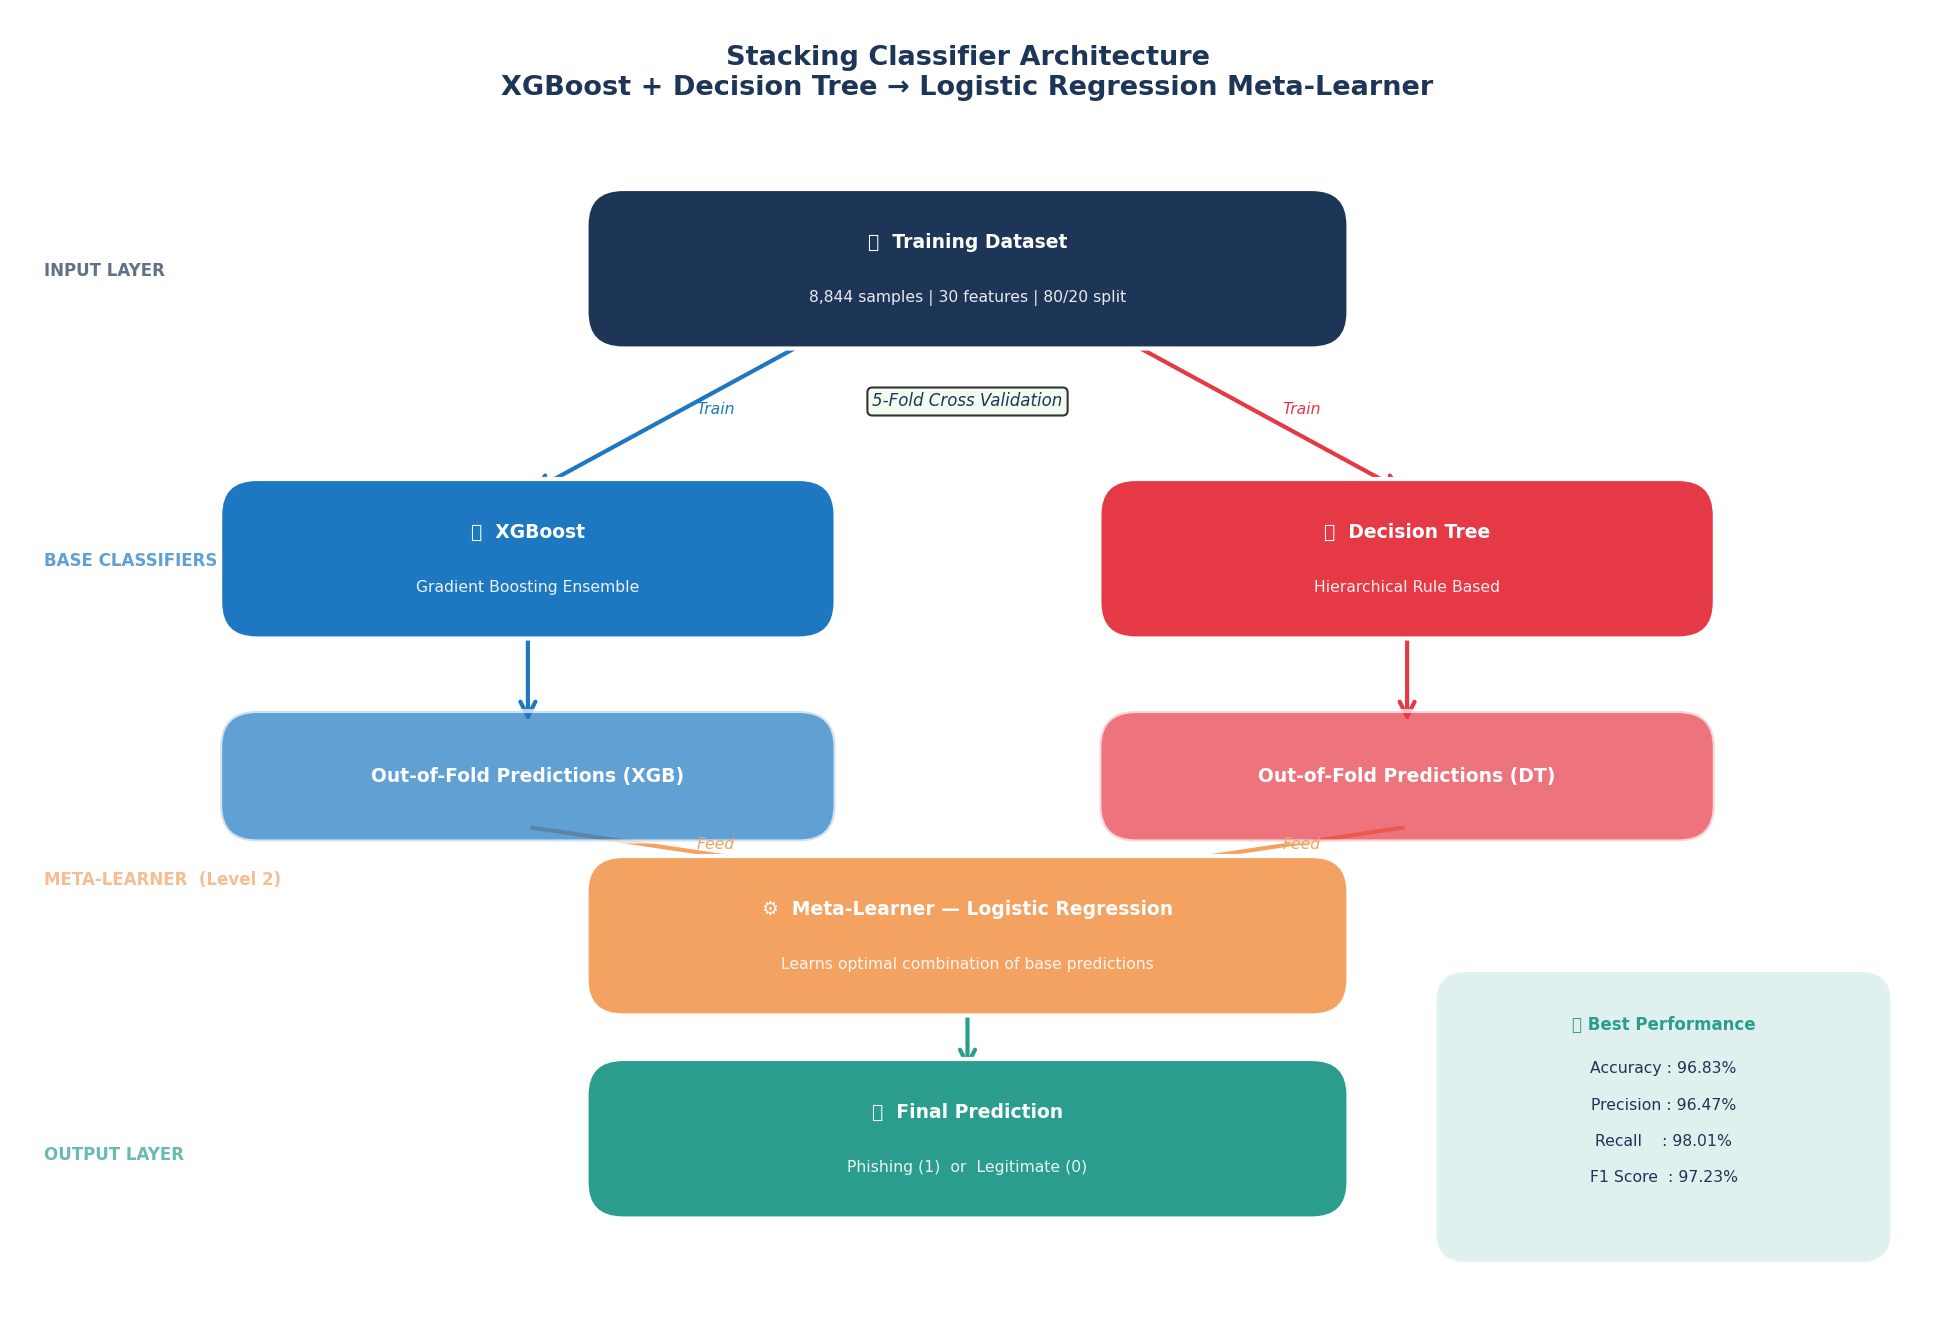

The Python source for this figure:
import matplotlib.pyplot as plt
from matplotlib.patches import FancyBboxPatch
import warnings
warnings.filterwarnings('ignore')

fig, ax = plt.subplots(figsize=(13, 9))
ax.set_xlim(0, 13)
ax.set_ylim(0, 9)
ax.axis('off')

C_DARK   = '#1D3557'
C_BLUE   = '#1D78C1'
C_RED    = '#E63946'
C_GREEN  = '#2A9D8F'
C_ORANGE = '#F4A261'

ax.text(6.5, 8.6, 'Stacking Classifier Architecture\nXGBoost + Decision Tree → Logistic Regression Meta-Learner',
        ha='center', va='center', fontsize=13,
        fontweight='bold', color=C_DARK)

def draw_box(ax, x, y, w, h, color, title, subtitle='', alpha=1.0):
    box = FancyBboxPatch((x, y), w, h,
                          boxstyle="round,pad=0.1,rounding_size=0.25",
                          facecolor=color, edgecolor='white',
                          linewidth=2, zorder=3, alpha=alpha)
    ax.add_patch(box)
    if subtitle:
        ax.text(x+w/2, y+h/2+0.18, title, ha='center', va='center',
                fontsize=9, fontweight='bold', color='white', zorder=4)
        ax.text(x+w/2, y+h/2-0.2, subtitle, ha='center', va='center',
                fontsize=7.5, color='white', alpha=0.9, zorder=4)
    else:
        ax.text(x+w/2, y+h/2, title, ha='center', va='center',
                fontsize=9, fontweight='bold', color='white', zorder=4)

def arrow(ax, x1, y1, x2, y2, color=C_DARK, label=''):
    ax.annotate('', xy=(x2, y2), xytext=(x1, y1),
                arrowprops=dict(arrowstyle='->', color=color,
                                lw=2.0, mutation_scale=18), zorder=2)
    if label:
        ax.text((x1+x2)/2 + 0.15, (y1+y2)/2,
                label, fontsize=7.5, color=color, fontstyle='italic')

# ── Layer labels ─────────────────────────────────────────────
for y, label, color in [(7.2, 'INPUT LAYER', C_DARK),
                         (5.2, 'BASE CLASSIFIERS  (Level 1)', C_BLUE),
                         (3.0, 'META-LEARNER  (Level 2)', C_ORANGE),
                         (1.1, 'OUTPUT LAYER', C_GREEN)]:
    ax.text(0.2, y, label, fontsize=8, fontweight='bold',
            color=color, alpha=0.7, rotation=0)

# Input
draw_box(ax, 4.0, 6.8, 5.0, 0.9, C_DARK,
         '📁  Training Dataset',
         '8,844 samples | 30 features | 80/20 split')

# 5-fold CV label
ax.text(6.5, 6.3, '5-Fold Cross Validation', ha='center',
        fontsize=8, color=C_DARK, fontstyle='italic',
        bbox=dict(boxstyle='round', facecolor='#F1FAEE', alpha=0.8))

# Base classifiers
draw_box(ax, 1.5, 4.8, 4.0, 0.9, C_BLUE,
         '🤖  XGBoost',
         'Gradient Boosting Ensemble')
draw_box(ax, 7.5, 4.8, 4.0, 0.9, C_RED,
         '🌳  Decision Tree',
         'Hierarchical Rule Based')

# Arrows from input to base classifiers
arrow(ax, 5.5, 6.8, 3.5, 5.7, C_BLUE,  'Train')
arrow(ax, 7.5, 6.8, 9.5, 5.7, C_RED,   'Train')

# Out of fold predictions
draw_box(ax, 1.5, 3.4, 4.0, 0.7, C_BLUE,
         'Out-of-Fold Predictions (XGB)', alpha=0.7)
draw_box(ax, 7.5, 3.4, 4.0, 0.7, C_RED,
         'Out-of-Fold Predictions (DT)',  alpha=0.7)

arrow(ax, 3.5, 4.8, 3.5, 4.1, C_BLUE)
arrow(ax, 9.5, 4.8, 9.5, 4.1, C_RED)

# Meta learner
draw_box(ax, 4.0, 2.2, 5.0, 0.9, C_ORANGE,
         '⚙️  Meta-Learner — Logistic Regression',
         'Learns optimal combination of base predictions')

arrow(ax, 3.5, 3.4, 5.5, 3.1, C_ORANGE, 'Feed')
arrow(ax, 9.5, 3.4, 7.5, 3.1, C_ORANGE, 'Feed')

# Final output
draw_box(ax, 4.0, 0.8, 5.0, 0.9, C_GREEN,
         '✅  Final Prediction',
         'Phishing (1)  or  Legitimate (0)')

arrow(ax, 6.5, 2.2, 6.5, 1.7, C_GREEN)

# Performance box
perf = FancyBboxPatch((9.8, 0.5), 2.9, 1.8,
                       boxstyle="round,pad=0.1,rounding_size=0.2",
                       facecolor=C_GREEN, edgecolor='white',
                       linewidth=1.5, alpha=0.15)
ax.add_patch(perf)
ax.text(11.25, 2.0, '🏆 Best Performance',
        ha='center', fontsize=8, fontweight='bold', color=C_GREEN)
ax.text(11.25, 1.7, 'Accuracy : 96.83%', ha='center', fontsize=7.5, color=C_DARK)
ax.text(11.25, 1.45, 'Precision : 96.47%', ha='center', fontsize=7.5, color=C_DARK)
ax.text(11.25, 1.2,  'Recall    : 98.01%', ha='center', fontsize=7.5, color=C_DARK)
ax.text(11.25, 0.95, 'F1 Score  : 97.23%', ha='center', fontsize=7.5, color=C_DARK)

plt.tight_layout()
plt.savefig('figure_3_3_stacking_architecture.png', dpi=150, bbox_inches='tight')
print("Saved: figure_3_3_stacking_architecture.png")
plt.show()
